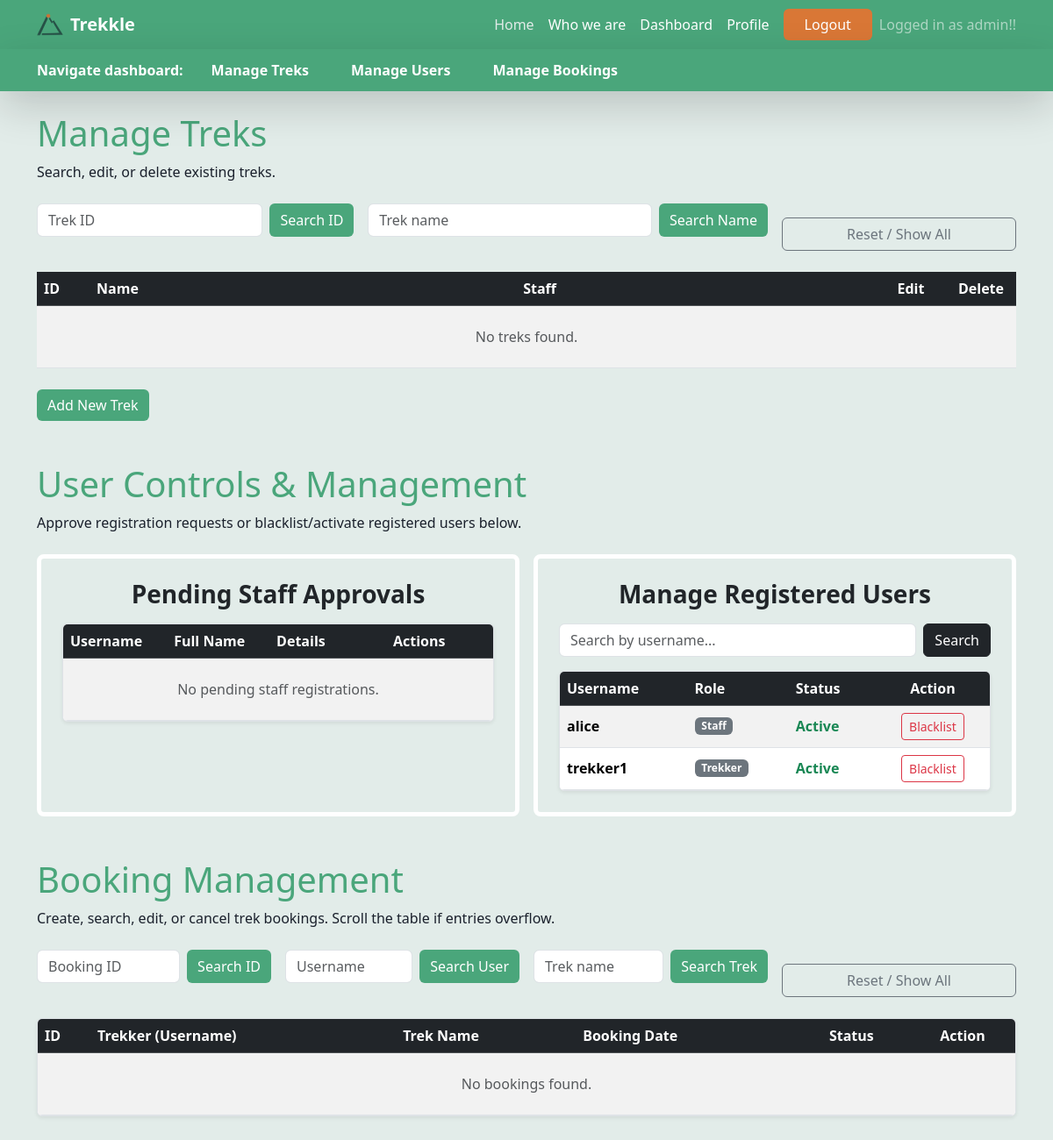
The app's page /admin/dashboard (signed in), older data.
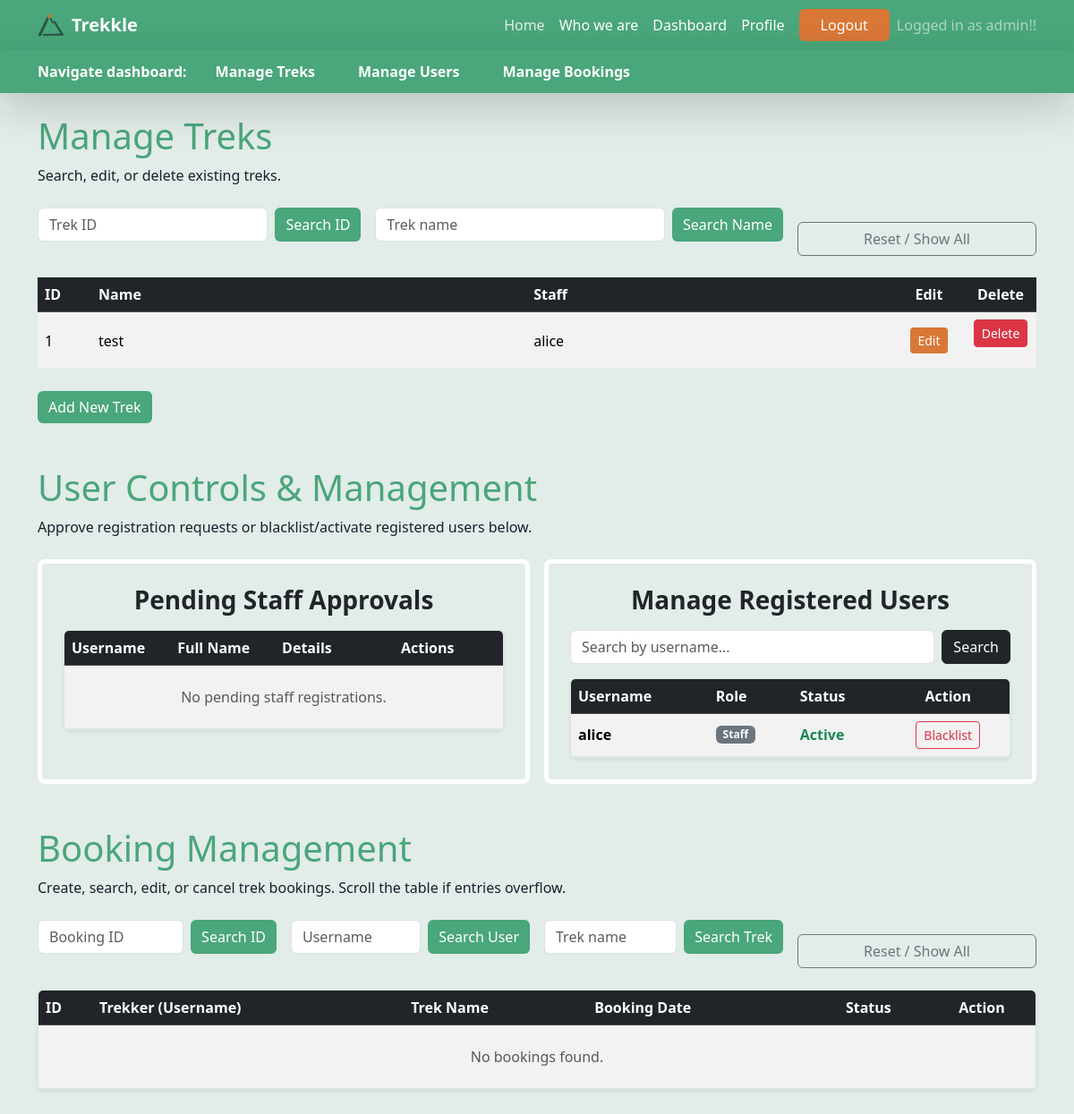
The same page, newer data.
### models.py (models this page shows)
class User(UserMixin, db.Model):
    id = db.Column(db.Integer, primary_key=True)
    username = db.Column(db.String(150), unique=True, nullable=False)
    email = db.Column(db.String(150), unique=True, nullable=False)
    password_hash = db.Column(db.String(255), nullable=False)
    full_name = db.Column(db.String(150), nullable=False)
    phone = db.Column(db.String(20))
    role = db.Column(db.String(20), nullable=False, default="trekker")
    status = db.Column(db.String(20), nullable=False, default="pending")
    created_at = db.Column(db.DateTime, default=lambda: datetime.now(timezone.utc))

class Treks(db.Model):
    id = db.Column(db.Integer, primary_key=True)
    name = db.Column(db.String(150), nullable=False)
    location = db.Column(db.String(150), nullable=False)
    description = db.Column(db.Text)
    difficulty = db.Column(db.String(20), nullable=False)
    duration_days = db.Column(db.Integer, nullable=False)
    total_slots = db.Column(db.Integer, nullable=False)
    available_slots = db.Column(db.Integer, nullable=False)
    start_date = db.Column(db.Date, nullable=False)
    end_date = db.Column(db.Date, nullable=False)
    status = db.Column(db.String(20), nullable=False, default="Open")
    trek_updates = db.Column(db.String(250), default="As Scheduled")
    created_at = db.Column(db.DateTime, default=lambda: datetime.now(timezone.utc))

### admin.py (the view)
@admin_bp.route('/admin/dashboard')
@login_required
@admin_required
def admin_dashboard():
    search_id   = request.args.get('search_id', '').strip()
    search_name = request.args.get('search_name', '').strip()
    query = Treks.query
    if search_id:
        query = query.filter(Treks.id == int(search_id))
    elif search_name:
        query = query.filter(Treks.name.ilike(f'%{search_name}%'))
    treks = query.order_by(Treks.id).all()
    staff_map = {}
    assignments = db.session.query(StaffAssignment, User).join(
        User, StaffAssignment.staff_assigned == User.id
    ).all()
    for assignment, staff_user in assignments:
        staff_map[assignment.trek_id] = staff_user.username
    staff_list = User.query.filter_by(role='Staff', status='active').all()
    pending_staff = User.query.filter_by(role='Staff', status='pending').order_by(User.id).all()
    user_search = request.args.get('user_search', '').strip()
    u_query = User.query.filter(User.id != current_user.id) #exclude current admin from the list
    if user_search:
        u_query = u_query.filter(User.username.ilike(f'%{user_search}%'))
    all_users = u_query.order_by(User.username).all()
    search_booking_id = request.args.get('search_booking_id', '').strip()
    search_username   = request.args.get('search_username', '').strip()
    search_trek_name  = request.args.get('search_trek_name', '').strip()
    b_query = db.session.query(Booking, User, Treks).join(
        User, Booking.user_id == User.id
    ).join(
        Treks, Booking.trek_id == Treks.id
    )
    if search_booking_id:
        b_query = b_query.filter(Booking.id == int(search_booking_id))
    elif search_username:
        b_query = b_query.filter(User.username.ilike(f'%{search_username}%'))
    elif search_trek_name:
        b_query = b_query.filter(Treks.name.ilike(f'%{search_trek_name}%'))
    bookings_data = b_query.order_by(Booking.id).all()
    trekker_list = User.query.filter_by(role='Trekker').all()
    trek_list = Treks.query.all()
    return render_template(
        'admin.html',
        user=current_user,
        treks=treks,
        staff_map=staff_map,
        staff_list=staff_list,
        search_id=search_id,
        search_name=search_name,
        pending_staff=pending_staff,
        all_users=all_users,
        user_search=user_search,
        bookings_data=bookings_data,
        trekker_list=trekker_list,
        trek_list=trek_list,
        search_booking_id=search_booking_id,
        search_username=search_username,
        search_trek_name=search_trek_name
    )

### admin.py (called while the page is built)
def admin_required(f):
    @wraps(f)
    def wrapped(*args, **kwargs):
        if current_user.role != 'Admin':
            from flask import abort
            abort(403)
        return f(*args, **kwargs)
    return wrapped

### app.py (called while the page is built)
@login_manager.user_loader
def load_user(user_id):
    return(User.query.get(int(user_id)))

### templates/admin.html (shortened to what the changed rows need)
{%extends "base.html"%}
{%block content%}
<div class="container py-4">
    <h1 class="mb-2 text-trekkle-primary" id="treks-section">Manage Treks</h1>
    <div style="max-height: 420px; overflow-y: auto;">
        <table class="table table-hover table-striped align-middle mb-0" id="treks_table">
            <thead class="table-dark">
                <tr>
                    <th style="width:60px">ID</th>
                    <th>Name</th>
                    <th>Staff</th>
                    <th style="width:80px" class="text-center">Edit</th>
                    <th style="width:80px" class="text-center">Delete</th>
                </tr>
            </thead>
            <tbody>
                {% if treks %}
                {% for trek in treks %}
                <tr>
                    <td>{{ trek.id }}</td>
                    <td>{{ trek.name }}</td>
                    <td>
                        {% if staff_map.get(trek.id) %}
                        {{ staff_map[trek.id] }}
                        {% else %}
                        <span class="text-muted fst-italic">— none —</span>
                        {% endif %}
                    </td>
                    <td class="text-center">
                        <button class="btn btn-sm btn-trekkle-cta" data-bs-toggle="modal"
                            data-bs-target="#editModal{{ trek.id }}" title="Edit trek">
                            Edit
                        </button>
                    </td>
                    <td class="text-center">
                        <form method="POST" action="{{ url_for('admin_bp.delete_trek', trek_id=trek.id) }}">
                            <button type="submit" class="btn btn-sm btn-danger" title="Delete trek">
                                Delete
                            </button>
                        </form>
                    </td>
                </tr>
                {% endfor %}
                {% else %}
                <tr>
                    <td colspan="5" class="text-center text-muted py-4">No treks found.</td>
                </tr>
                {% endif %}
            </tbody>
        </table>
    </div>
    <h1 class="mb-2 text-trekkle-primary mt-5" id="users-section">User Controls & Management</h1>
    <div class="row g-3 mb-4" id="user_control_section">
        <div class="col-12 col-md-6">
            <div class="card bg-trekkle-accent border border-white border-5 rounded-3 p-4 h-100">
                <div style="max-height: 420px; overflow-y: auto;" class="bg-white rounded border shadow-sm">
                    <table class="table table-hover table-striped align-middle mb-0">
                        <thead class="table-dark" style="position: sticky; top: 0; z-index: 1;">
                            <tr>
                                <th>Username</th>
                                <th>Full Name</th>
                                <th>Details</th>
                                <th class="text-center" style="min-width: 140px;">Actions</th>
                            </tr>
                        </thead>
                    </table>
                </div>
            </div>
        </div>
        <div class="col-12 col-md-6">
            <div class="card bg-trekkle-accent border border-white border-5 rounded-3 p-4 h-100">
                <div style="max-height: 420px; overflow-y: auto;" class="bg-white rounded border shadow-sm">
                    <table class="table table-hover table-striped align-middle mb-0">
                        <thead class="table-dark" style="position: sticky; top: 0; z-index: 1;">
                            <tr>
                                <th>Username</th>
                                <th>Role</th>
                                <th>Status</th>
                                <th class="text-center">Action</th>
                            </tr>
                        </thead>
                        <tbody>
                            {% if all_users %}
                            {% for u in all_users %}
                            <tr>
                                <td><strong>{{ u.username }}</strong></td>
                                <td><span class="badge bg-secondary">{{ u.role }}</span></td>
                                <td>
                                    {% if u.status == 'active' %}
                                    <span class="text-success fw-bold">Active</span>
                                    {% elif u.status == 'blacklisted' %}
                                    <span class="text-danger fw-bold">Blacklisted</span>
                                    {% else %}
                                    <span class="text-warning fw-bold">{{ u.status|capitalize }}</span>
                                    {% endif %}
                                </td>
                                <td class="text-center">
                                    {% if u.status == 'blacklisted' %}
                                    <form method="POST"
                                        action="{{ url_for('admin_bp.update_user_status', user_id=u.id, new_status='active') }}"
                                        class="mb-0">
                                        <button type="submit" class="btn btn-sm btn-outline-success py-1">Approve /
                                            Activate</button>
                                    </form>
                                    {% else %}
                                    <form method="POST"
                                        action="{{ url_for('admin_bp.update_user_status', user_id=u.id, new_status='blacklisted') }}"
                                        class="mb-0">
                                        <button type="submit"
                                            class="btn btn-sm btn-outline-danger py-1">Blacklist</button>
                                    </form>
                                    {% endif %}
                                </td>
                            </tr>
                            {% endfor %}
                            {% else %}
                            <tr>
                                <td colspan="4" class="text-center text-muted py-4">No users found.</td>
                            </tr>
                            {% endif %}
                        </tbody>
                    </table>
                </div>
            </div>
        </div>
    </div>
    <h1 class="mb-2 text-trekkle-primary mt-5" id="bookings-section">Booking Management</h1>
    <div style="max-height: 420px; overflow-y: auto;" class="bg-white rounded border shadow-sm mb-4">
        <table class="table table-hover table-striped align-middle mb-0" id="bookings_table">
            <thead class="table-dark" style="position: sticky; top: 0; z-index: 1;">
                <tr>
                    <th style="width:60px">ID</th>
                    <th>Trekker (Username)</th>
                    <th>Trek Name</th>
                    <th>Booking Date</th>
                    <th class="text-center">Status</th>
                    <th style="width:120px" class="text-center">Action</th>
                </tr>
            </thead>
        </table>
    </div>
</div>
{%endblock%}

Row changes from the older to the newer data that the page shows:
removed User: username "trekker1", role "Trekker", status "Active"
added Treks: id "1", name "test", {{ staff_map[trek.id] }} "alice"
Text that changed along with them:
text no longer shown: "No treks found."
